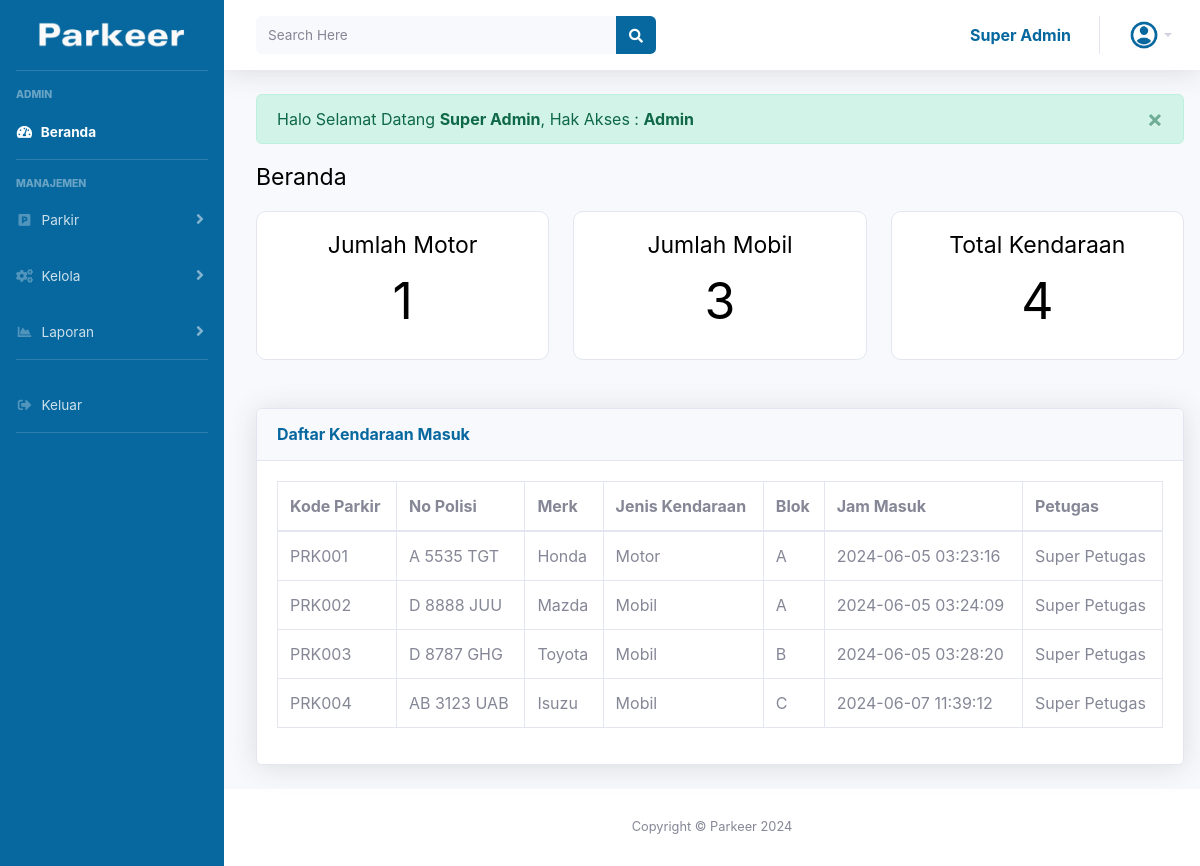
Page /app/admin/dashboard.php (signed in) on the earlier database version.
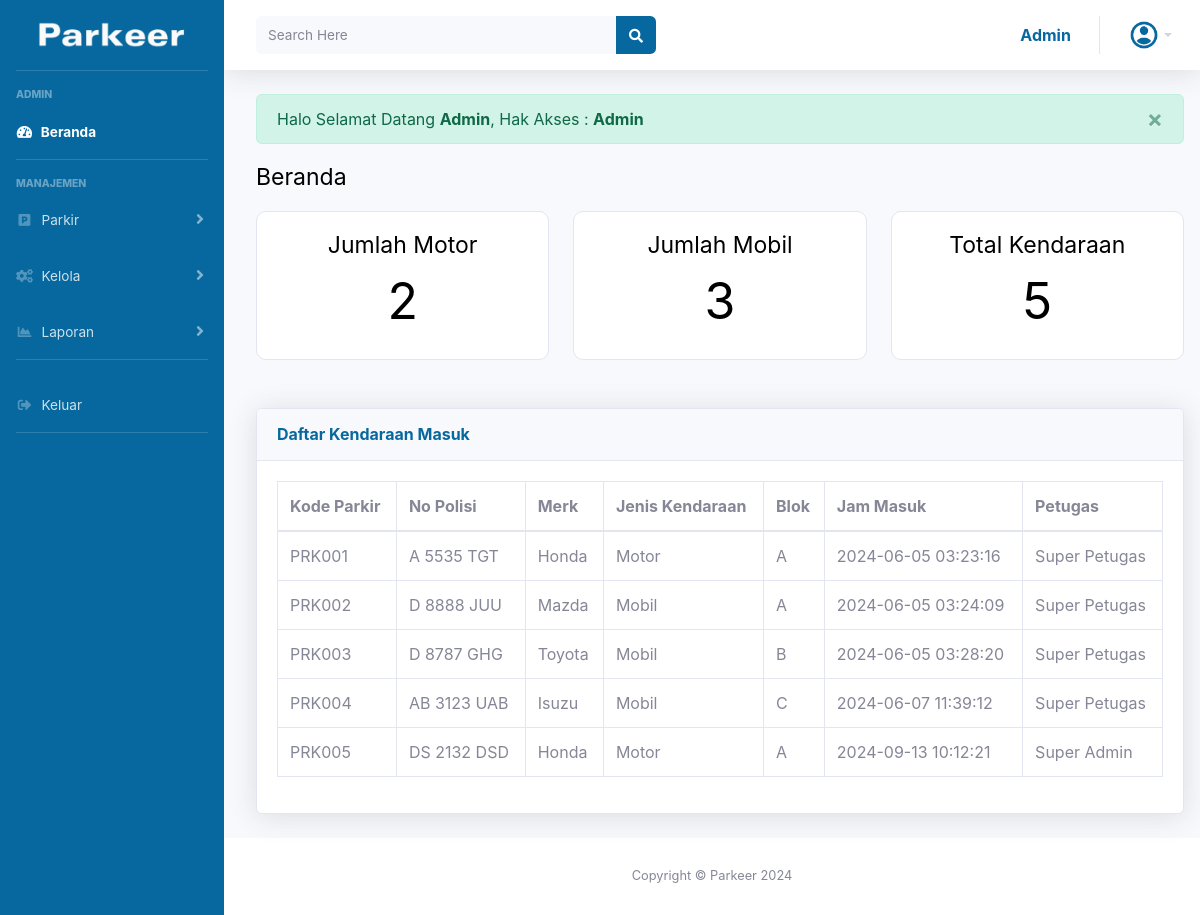
Same page on the later database version.
### tables this page shows
CREATE TABLE `tbpengendara_masuk` (
  `id_parkir` varchar(40) NOT NULL,
  `No_Polisi` varchar(40) NOT NULL,
  `Merk` varchar(40) NOT NULL,
  `Jenis` varchar(40) NOT NULL,
  `Blok` varchar(40) NOT NULL,
  `Jam_Masuk` timestamp NOT NULL DEFAULT current_timestamp() ON UPDATE current_timestamp(),
  `Petugas` varchar(40) NOT NULL
);

### app/admin/dashboard.php (the view, shortened to what this page needs)
<!DOCTYPE html>
<html lang="en">
<head>
    <link href="../../vendor/fontawesome-free/css/all.min.css" rel="stylesheet" type="text/css">
    <link href="../../vendor/bootstrap/css/bootstrap.min.css" rel="stylesheet">
    <link rel="stylesheet" href="../../vendor/bootstrap/css/my.css">
    <link href="../../vendor/datatables/dataTables.bootstrap4.min.css" rel="stylesheet">
</head>
<body id="page-top">
    <div id="wrapper">
        <ul class="navbar-nav bg-gradient-primary sidebar sidebar-dark accordion" id="accordionSidebar">
            <a class="sidebar-brand d-flex align-items-center justify-content-center" href="dashboard.php">
                <img id="logo" src="../../assets/logo_huruf.png" alt="" width="150">
            </a>
            <hr class="sidebar-divider">
            <div class="sidebar-heading">
                ADMIN
            </div>
            <li class="nav-item active">
                <a class="nav-link" href="dashboard.php">
                    <i class="fas fa-fw fa-tachometer-alt"></i>
                    <span>Beranda</span></a>
            </li>
            <hr class="sidebar-divider">
            <div class="sidebar-heading">
                MANAJEMEN
            </div>
            <li class="nav-item">
                <a class="nav-link collapsed" href="#" data-toggle="collapse" data-target="#collapseOne" aria-expanded="true" aria-controls="collapseTwo">
                    <i class="fas fa-fw fa-parking"></i>
                    <span>Parkir</span>
                </a>
            </li>
            <li class="nav-item">
                <a class="nav-link collapsed" href="#" data-toggle="collapse" data-target="#collapseTwo" aria-expanded="true" aria-controls="collapseTwo">
                    <i class="fa fa-cogs"></i>
                    <span>Kelola</span>
                </a>
            </li>
            <li class="nav-item">
                <a class="nav-link collapsed" href="#" data-toggle="collapse" data-target="#collapseUtilities" aria-expanded="true" aria-controls="collapseUtilities">
                    <i class="fas fa-fw fa-chart-area"></i>
                    <span>Laporan</span>
                </a>
            </li>
            <hr class="sidebar-divider">
            <li class="nav-item">
                <a class="nav-link" href="../../index.php" data-toggle="modal" data-target="#logoutModal">
                    <i class="fas fa-fw fa-sign-out-alt"></i>
                    <span>Keluar</span></a>
            </li>
            <hr class="sidebar-divider d-none d-md-block">
        </ul>
        <div id="content-wrapper" class="d-flex flex-column">
            <div id="content">
                <nav class="navbar navbar-expand navbar-light bg-white topbar mb-4 static-top shadow">
                    <form action="search.php" method="GET" class="d-none d-sm-inline-block form-inline mr-auto ml-md-3 my-2 my-md-0 mw-100 navbar-search">
                        <div class="input-group">
                            <input type="text" class="form-control bg-light border-0 small" placeholder="Search Here" aria-label="Search" aria-describedby="basic-addon2" name="keyword">
                            <div class="input-group-append">
                                <button class="btn search" type="submit">
                                    <i class="fas fa-search fa-sm" style="color: white"></i>
                                </button>
                            </div>
                        </div>
                    </form>
                    <ul class="navbar-nav ml-auto">
                        <li class="nav-item dropdown no-arrow">
                            <a class="nav-link dropdown-toggle">
                                <span class="d-none d-lg-inline namaAdmin">
                                    <?= $_SESSION['admin']; ?>
                                </span>
                            </a>
                        </li>
                        <li class="nav-item no-arrow">
                            <a class="nav-link dropdown-toggle" href="#" id="userDropdown" role="button" data-toggle="dropdown" aria-haspopup="true" aria-expanded="false">
                                <img class="img-profile rounded-circle" src="../../assets/user1.png">
                            </a>
                        </li>
                    </ul>
                </nav>
                <div class="container ml-2">
                    <?php
                    if (isset($_SESSION['alertype']) && isset($_SESSION['alertmessage'])) {
                        $alertype = $_SESSION['alertype'];
                        $alertmessage = $_SESSION['alertmessage'];
                    ?>
                        <div class="alert alert-<?= $alertype ?> alert-dismissible fade show alert-success" role="alert">
                            <?= $alertmessage ?>
                            <button type="button" class="close" data-dismiss="alert" aria-label="Close">
                                <span aria-hidden="true">&times;</span>
                            </button>
                        </div>
                    <?php
                    }
                    ?>
                    <p class="hurufatas">Beranda</p>
                    <div class="row">
                        <div class="col-md-4">
                            <div class="card border-5" style="border-radius: 10px;">
                                <div class="card-body text-center">
                                    <h5 class="card-title hurufatas">Jumlah Motor</h5>
                                    <?php
                                    include '../../config.php';
                                    $sql = "SELECT * FROM tbpengendara_masuk WHERE Jenis = 'Motor'";
                                    $query = mysqli_query($conn, $sql);
                                    $jumlah_motor = mysqli_num_rows($query);
                                    echo '<h1 style="font-size: 50px; color: black;">' . $jumlah_motor . '</h1>';
                                    ?>
                                </div>
                            </div>
                        </div>
                        <div class="col-md-4">
                            <div class="card border-5" style="border-radius: 10px;">
                                <div class="card-body text-center">
                                    <h5 class="card-title hurufatas">Jumlah Mobil</h5>
                                    <?php
                                    $sql = "SELECT * FROM tbpengendara_masuk WHERE Jenis = 'Mobil'";
                                    $query = mysqli_query($conn, $sql);
                                    $jumlah_mobil = mysqli_num_rows($query);
                                    echo '<h1 style="font-size: 50px; color: black;">' . $jumlah_mobil . '</h1>';
                                    ?>
                                </div>
                            </div>
                        </div>
                        <div class="col-md-4">
                            <div class="card border-5" style="border-radius: 10px;">
                                <div class="card-body text-center">
                                    <h5 class="card-title hurufatas">Total Kendaraan</h5>
                                    <?php
                                    $sql = "SELECT * FROM tbpengendara_masuk";
                                    $query = mysqli_query($conn, $sql);
                                    $total_kendaraan = mysqli_num_rows($query);
                                    echo '<h1 style="font-size: 50px; color: black;">' . $total_kendaraan . '</h1>';
                                    ?>
                                </div>
                            </div>
                        </div>
                    </div>
                    <div class="card shadow mb-4">
                        <div class="card-header py-3">
                            <h6 class="m-0 font-weight-bold textjudultabel">Daftar Kendaraan Masuk</h6>
                        </div>
                        <div class="card-body">
                            <div class="table-responsive">
                                <table class="table table-bordered" id="dataTable" width="100%" cellspacing="0">
                                    <thead>
                                        <tr>
                                            <th>Kode Parkir</th>
                                            <th>No Polisi</th>
                                            <th>Merk</th>
                                            <th>Jenis Kendaraan</th>
                                            <th>Blok</th>
                                            <th>Jam Masuk</th>
                                            <th>Petugas</th>
                                        </tr>
                                    </thead>
                                    <tbody id="hasilPencarian">
                                        <?php
                                        $sql = "SELECT * FROM tbpengendara_masuk";
                                        $query = mysqli_query($conn, $sql);
                                        while ($pengendara = mysqli_fetch_array($query)) {
                                            echo "<tr>";
                                            echo "<td>" . $pengendara['id_parkir'] . "</td>";
                                            echo "<td>" . $pengendara['No_Polisi'] . "</td>";
                                            echo "<td>" . $pengendara['Merk'] . "</td>";
                                            echo "<td>" . $pengendara['Jenis'] . "</td>";
                                            echo "<td>" . $pengendara['Blok'] . "</td>";
                                            echo "<td>" . $pengendara['Jam_Masuk'] . "</td>";
                                            echo "<td>" . $pengendara['Petugas'] . "</td>";
                                            echo "</tr>";
                                        }
                                        ?>
                                    </tbody>
                                </table>
                            </div>
                        </div>
                    </div>
                </div>
            </div>
            <footer class="sticky-footer bg-white">
                <div class="container my-auto">
                    <div class="copyright text-center my-auto">
                        <span>Copyright &copy; Parkeer 2024</span>
                    </div>
                </div>
            </footer>
        </div>
    </div>
</body>
</html>

Differences in the rows shown:
added tbpengendara_masuk: id_parkir "PRK005", No_Polisi "DS 2132 DSD", Merk "Honda", Jenis "Motor", Blok "A", Jam_Masuk "2024-09-13 10:12:21", Petugas "Super Admin"
Other differences:
$_SESSION['admin']: "Super Admin" → "Admin"
$alertmessage: "Halo Selamat Datang Super Admin , Hak Akses : Admin" → "Halo Selamat Datang Admin , Hak Akses : Admin"
$jumlah_motor: "1" → "2"
$total_kendaraan: "4" → "5"
